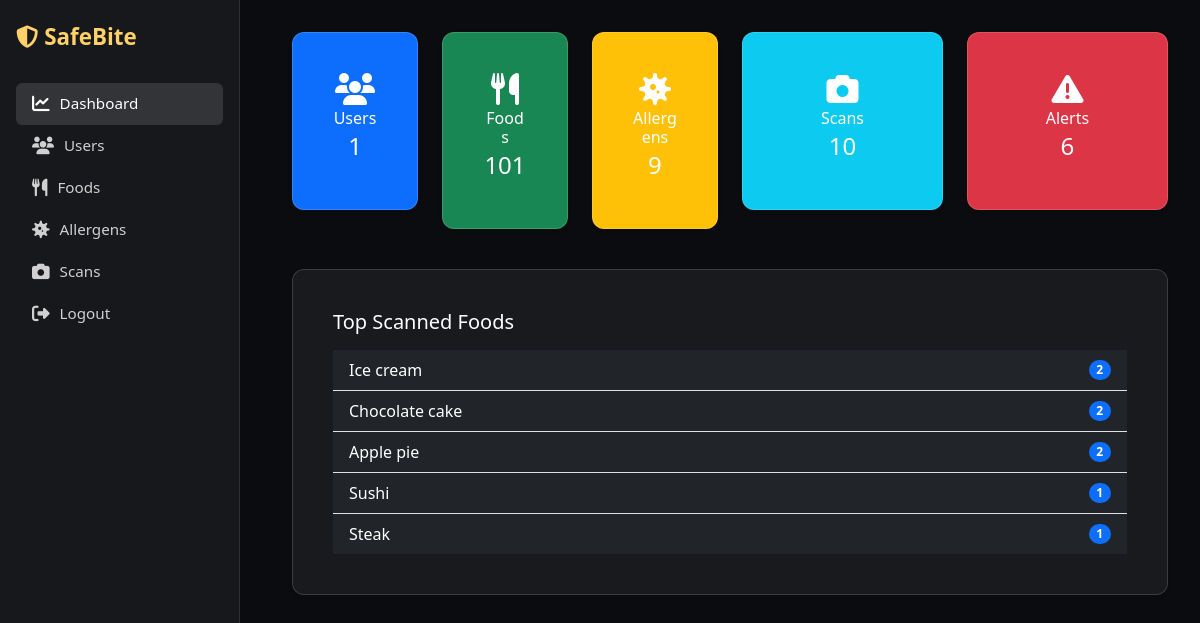
Screenshot of /adminpanel/ (signed in) with the database file from the repository.
### allergy_app/models.py (models this page shows, shortened)
class FoodItem(models.Model):
    name = models.CharField(max_length=100, unique=True)
    ingredients = models.TextField()
    allergens = models.ManyToManyField(Allergen, blank=True)

### adminpanel/views.py (the view)
# urls.py: path('', views.dashboard, name='dashboard'),
@login_required
@staff_required
def dashboard(request):
    stats = {
        'users': User.objects.filter(is_staff=False).count(),
        'foods': FoodItem.objects.count(),
        'allergens': Allergen.objects.count(),
        'scans': ScanHistory.objects.count(),
        'alerts': ScanHistory.objects.filter(allergen_detected=True).count(),
    }
    recent_scans = (ScanHistory.objects
                    .select_related('user', 'food_item')
                    .order_by('-scanned_at')[:15])
    users = User.objects.order_by('-date_joined')[:20]
    foods = (FoodItem.objects
             .prefetch_related('allergens')
             .order_by('name')[:20])
    affected = (Allergen.objects
                .annotate(affected_users=Count('allergyprofile', distinct=True))
                .order_by('name'))
    top_foods = (ScanHistory.objects
                 .values('food_item__name')
                 .annotate(n=Count('id'))
                 .order_by('-n')[:5])
    return render(request, 'adminpanel/dashboard.html', {
        'stats': stats,
        'top_foods': top_foods,
        'recent_scans': recent_scans,
        'users': users,
        'foods': foods,
        'allergens': affected
    })

### templates/adminpanel/dashboard.html
{% extends 'adminpanel/base_admin.html' %}
{% block admin_content %}
<div class="row mb-4">
  <div class="col-md-2 mb-3">
    <div class="card text-center text-white bg-primary shadow-sm">
      <div class="card-body">
        <i class="fas fa-users fa-2x mb-2"></i>
        <h6 class="card-subtitle mb-1">Users</h6>
        <h4 class="card-title">{{ stats.users }}</h4>
      </div>
    </div>
  </div>
  <div class="col-md-2 mb-3">
    <div class="card text-center text-white bg-success shadow-sm">
      <div class="card-body">
        <i class="fas fa-utensils fa-2x mb-2"></i>
        <h6 class="card-subtitle mb-1">Foods</h6>
        <h4 class="card-title">{{ stats.foods }}</h4>
      </div>
    </div>
  </div>
  <div class="col-md-2 mb-3">
    <div class="card text-center text-white bg-warning shadow-sm">
      <div class="card-body">
        <i class="fas fa-virus fa-2x mb-2"></i>
        <h6 class="card-subtitle mb-1">Allergens</h6>
        <h4 class="card-title">{{ stats.allergens }}</h4>
      </div>
    </div>
  </div>
  <div class="col-md-3 mb-3">
    <div class="card text-center text-white bg-info shadow-sm">
      <div class="card-body">
        <i class="fas fa-camera fa-2x mb-2"></i>
        <h6 class="card-subtitle mb-1">Scans</h6>
        <h4 class="card-title">{{ stats.scans }}</h4>
      </div>
    </div>
  </div>
  <div class="col-md-3 mb-3">
    <div class="card text-center text-white bg-danger shadow-sm">
      <div class="card-body">
        <i class="fas fa-exclamation-triangle fa-2x mb-2"></i>
        <h6 class="card-subtitle mb-1">Alerts</h6>
        <h4 class="card-title">{{ stats.alerts }}</h4>
      </div>
    </div>
  </div>
</div>
<div class="card mb-4 shadow-sm">
  <div class="card-body">
    <h5 class="card-title mb-3">Top Scanned Foods</h5>
    <ul class="list-group list-group-flush">
      {% for row in top_foods %}
        <li class="list-group-item d-flex justify-content-between align-items-center bg-dark text-white">
          {{ row.food_item__name|default:"Unknown" }}
          <span class="badge bg-primary rounded-pill">{{ row.n }}</span>
        </li>
      {% empty %}
        <li class="list-group-item bg-dark text-muted">No data yet.</li>
      {% endfor %}
    </ul>
  </div>
</div>
{% endblock %}

### templates/adminpanel/base_admin.html (shortened to what this page needs)
{% load static %}
<!DOCTYPE html>
<html lang="en">
<head>
  <link rel="stylesheet" href="https://cdn.jsdelivr.net/npm/bootstrap@5.3.0/dist/css/bootstrap.min.css">
  <link rel="stylesheet" href="https://cdnjs.cloudflare.com/ajax/libs/font-awesome/6.4.0/css/all.min.css">
</head>
<body>
  <aside class="sb-admin-sidebar">
    <div class="sb-admin-logo">
      <h4><i class="fas fa-shield-alt"></i> SafeBite</h4>
    </div>
    <nav class="sb-admin-nav">
      <a href="{% url 'adminpanel:dashboard' %}" class="{% if request.resolver_match.url_name == 'dashboard' %}active{% endif %}">
        <i class="fas fa-chart-line"></i> Dashboard
      </a>
      <a href="{% url 'adminpanel:users_list' %}" class="{% if request.resolver_match.url_name == 'users_list' %}active{% endif %}">
        <i class="fas fa-users"></i> Users
      </a>
      <a href="{% url 'adminpanel:food_list' %}" class="{% if request.resolver_match.url_name == 'food_list' %}active{% endif %}">
        <i class="fas fa-utensils"></i> Foods
      </a>
      <a href="{% url 'adminpanel:allergen_list' %}" class="{% if request.resolver_match.url_name == 'allergen_list' %}active{% endif %}">
        <i class="fas fa-virus"></i> Allergens
      </a>
      <a href="{% url 'adminpanel:scan_list' %}" class="{% if request.resolver_match.url_name == 'scan_list' %}active{% endif %}">
        <i class="fas fa-camera"></i> Scans
      </a>
      <a href="{% url 'logout' %}" ><i class="fas fa-sign-out-alt"></i>Logout</a></li>
    </nav>
  </aside>
  <main class="sb-admin-content">
    {% block admin_content %}
    {% endblock %}
  </main>
</body>
</html>

### templates/adminpanel/base_admin.html (style rules this page uses)
body { background: #0b0c10; color: #eaeaea; font-family: 'Segoe UI', Tahoma, Geneva, Verdana, sans-serif; min-height: 100vh; display: flex; }
.sb-admin-sidebar { width: 240px; background: rgba(255, 255, 255, 0.05); border-right: 1px solid rgba(255, 255, 255, 0.1); padding: 1.5rem 1rem; position: fixed; top: 0; bottom: 0; left: 0; }
.sb-admin-logo { display: flex; align-items: center; margin-bottom: 2rem; }
.sb-admin-logo h4 { color: #ffd166; font-weight: 700; margin: 0; font-size: 1.4rem; }
.sb-admin-nav a { display: flex; align-items: center; padding: .6rem 1rem; color: #d0d0d0; text-decoration: none; border-radius: .4rem; transition: all 0.2s ease; font-weight: 500; font-size: 0.95rem; }
.sb-admin-nav a:hover, .sb-admin-nav a.active { background: rgba(255, 255, 255, 0.12); color: #fff; }
.sb-admin-nav i { margin-right: 10px; font-size: 1.1rem; }
.sb-admin-content { margin-left: 260px; padding: 2rem; flex: 1; }
.card { background: rgba(255, 255, 255, 0.06); border: 1px solid rgba(255, 255, 255, 0.15); border-radius: .75rem; padding: 1.5rem; color: #fff; }
a, a:hover { text-decoration: none; }

### rows the page displays
FoodItem: food_item__name "Ice cream", n "2"
FoodItem: food_item__name "Chocolate cake", n "2"
FoodItem: food_item__name "Apple pie", n "2"
FoodItem: food_item__name "Sushi", n "1"
FoodItem: food_item__name "Steak", n "1"

### other values shown
{{ stats.users }} "1"
{{ stats.foods }} "101"
{{ stats.allergens }} "9"
{{ stats.scans }} "10"
{{ stats.alerts }} "6"
